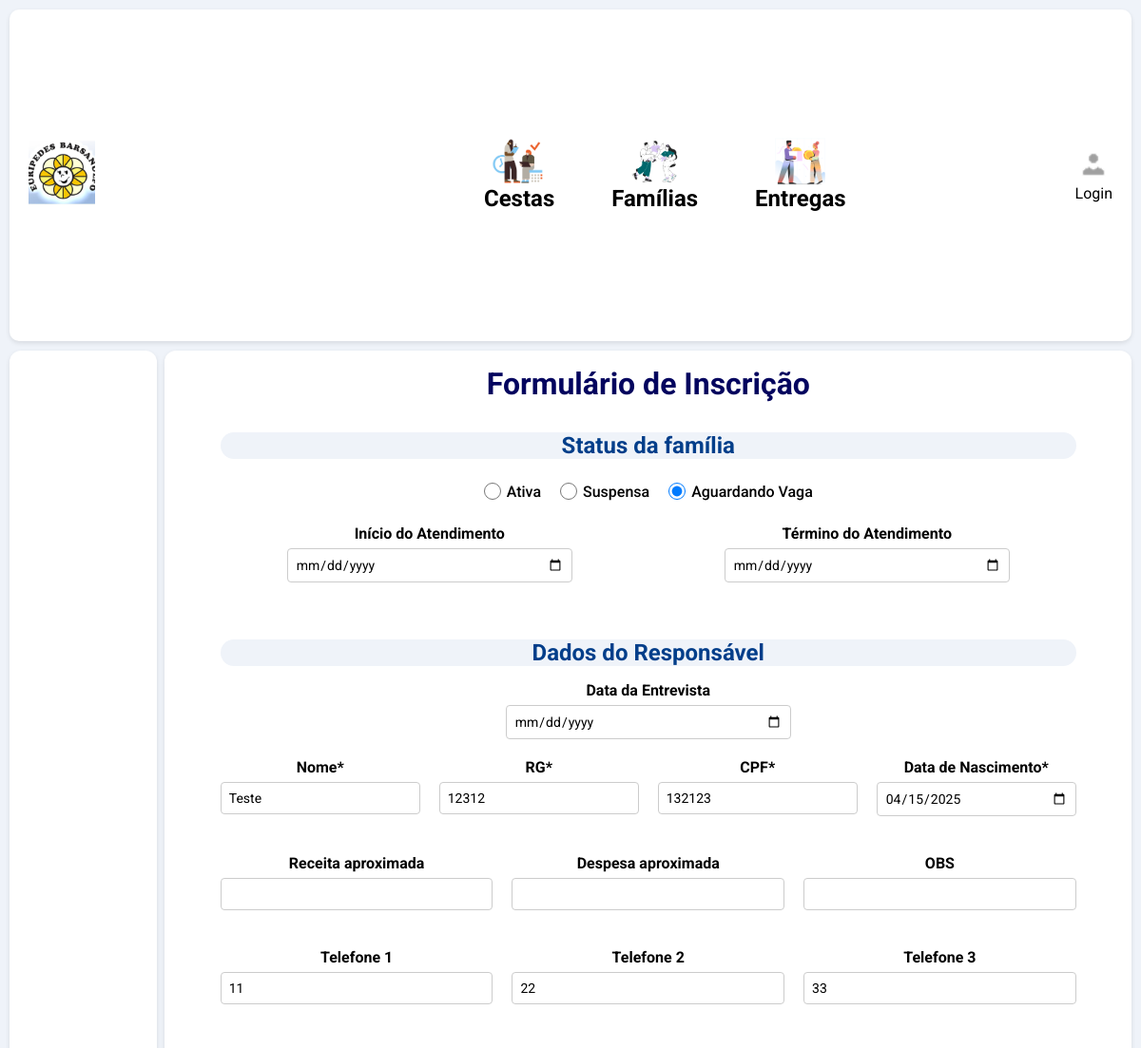
Before: /cadastro/familias/6/editar/ (upper part) with the older database file.
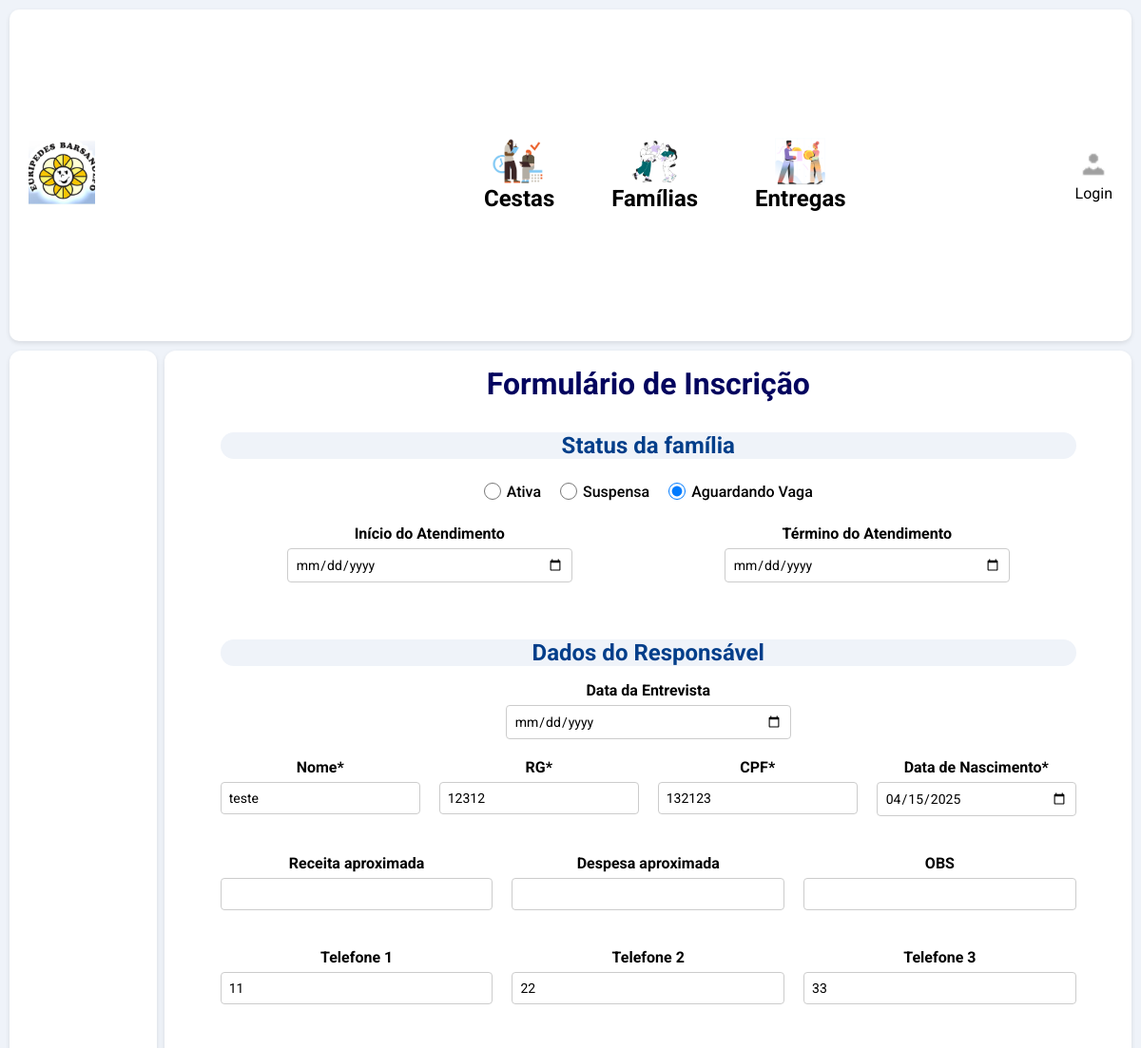
After: the same page with the newer database file.
### website/models.py (models this page shows, shortened)
class Familia(models.Model):
    STATUS_ATENDIMENTO_CHOICES = [
        ("Ativa", "Ativa"),
        ("Suspensa", "Suspensa"),
        ("Aguardando Vaga", "Aguardando Vaga"),
    ]
    status_atendimento = models.CharField(max_length=20, choices=STATUS_ATENDIMENTO_CHOICES, default="Aguardando Vaga")
    inicio_atendimento = models.DateField(null=True, blank=True)
    termino_atendimento = models.DateField(null=True, blank=True)
    data_entrevista = models.DateField(null=True, blank=True)
    nome = models.CharField(max_length=50)
    rg = models.CharField(max_length=12)
    cpf = models.CharField(max_length=14)
    data_nascimento = models.DateField()
    receita_apro = models.CharField(max_length=50, null=True, blank=True)
    despesa_apro = models.CharField(max_length=50, null=True, blank=True)
    obs_responsavel = models.CharField(max_length=50, null=True, blank=True)
    endereco = models.CharField(max_length=50)
    bairro = models.CharField(max_length=50)
    cidade = models.CharField(max_length=50)
    cep = models.CharField(max_length=9)
    ponto_referencia = models.CharField(max_length=50, null=True, blank=True)
    complemento = models.CharField(max_length=50, null=True, blank=True)
    data_visita = models.DateField(null=True, blank=True)
    LIXO_CHOICES = [
        ("Queima", "Queima"),
        ("Enterra", "Enterra"),
        ("Coleta", "Coleta"),
    ]
    lixo = models.CharField(max_length=50, choices=LIXO_CHOICES, null=True, blank=True)
    LIMPEZA_CASA_CHOICES = [
        ("Varre", "Varre"),
        ("Lava", "Lava"),
        ("Ambos", "Ambos"),
    ]
    limpeza_casa = models.CharField(max_length=50, choices=LIMPEZA_CASA_CHOICES, null=True, blank=True)
    obs_limpeza = models.CharField(max_length=2000, null=True, blank=True)
    AGUA_CHOICES = [
        ("Encanada", "Encanada"),
        ("Poço", "Poço"),
        ("Cisterna", "Cisterna"),
    ]
    agua = models.CharField(max_length=50, null=True, blank=True, choices=AGUA_CHOICES)
    ESGOTO_CHOICES = [
        ("Rede", "Rede"),
        ("Fossa", "Fossa"),
        ("Céu Aberto", "Céu Aberto"),
    ]
    esgoto = models.CharField(max_length=50, null=True, blank=True, choices=ESGOTO_CHOICES)
    obs_saneamento = models.CharField(max_length=2000, null=True, blank=True)
    TIPO_MORADIA_CHOICES = [
        ("Própria", "Própria"),
        ("Alugada", "Alugada"),
        ("Cedida", "Cedida"),
    ]
    tipo_moradia= models.CharField(max_length=20, null=True, blank=True, choices=TIPO_MORADIA_CHOICES)
    num_comodo = models.IntegerField(null=True, blank=True)
    num_moradores = models.IntegerField(null=True, blank=True)
    BANHEIRO_CHOICES = [
        ("Banheiro Externo", "Banheiro Externo"),
        ("Banheiro Interno", "Banheiro Interno"),
    ]
    banheiro = models.CharField(max_length=20, null=True, blank=True, choices=BANHEIRO_CHOICES)
    CONSTRUCAO_CHOICES = [
        ("Alvenaria", "Alvenaria"),
        ("Taipa", "Taipa"),
        ("Madeira", "Madeira"),
    ]
    construcao = models.CharField(max_length=50, null=True, blank=True, choices=CONSTRUCAO_CHOICES)
    televisor = models.BooleanField(null=True, blank=True)
    geladeira = models.BooleanField(null=True, blank=True)
    celular_smartphone_tablet = models.BooleanField(null=True, blank=True)
    aparelho_som = models.BooleanField(null=True, blank=True)
    maquina_lavar = models.BooleanField(null=True, blank=True)
    carro_moto = models.BooleanField(null=True, blank=True)
    dvd = models.BooleanField(null=True, blank=True)
    computador_notebook = models.BooleanField(null=True, blank=True)
    telefone_internet = models.BooleanField(null=True, blank=True)
    obs_gerais = models.TextField(max_length=2000, null=True, blank=True)

### website/views.py (the view)
# urls.py: path("cadastro/familias/<int:pk>/editar/", editar_familia, name="editar_familia"),
def editar_familia(request, pk):
    familia = get_object_or_404(Familia, pk=pk)
    if request.method == "POST":
        form      = FamiliaForm(request.POST, instance=familia)
        telefones = TelefoneFormSet(request.POST, instance=familia)
        parentes  = ParenteFormSet(request.POST, instance=familia)
        if form.is_valid() and telefones.is_valid() and parentes.is_valid():
            form.save()
            telefones.save()
            parentes.save()
            messages.success(request, "Dados atualizados com sucesso!")
            return redirect("lista_familias")
        messages.error(request, "Por favor, corrija os erros abaixo.")
    else:
        form      = FamiliaForm(instance=familia)
        telefones = TelefoneFormSet(instance=familia)
        parentes  = ParenteFormSet(instance=familia)
    return render(
        request,
        "formulario_familias.html",
        {"form": form, "formset": telefones, "parente_formset": parentes},
    )

### website/templates/formulario_familias.html (shortened to what this page needs)
{% load static %}
<!DOCTYPE html>
<html lang="en">
<head>
    <link rel="stylesheet" href="{% static 'css/daniel.css' %}" typer="css">
</head>
<body>
{% include 'includes/nav.html' %}
<div class="main-container">
    <div class="left-column">
    </div>
    <div class="right-column family-form">
        <div class="form-container">
            <form method="post" novalidate>
            <div class="h1-form">Formulário de Inscrição </div>
            <div class="form-section">
                <div class="h2-form">Status da família</div>
                <div class="status-options">
                {% for radio in form.status_atendimento %}
                    <label class="radio-item">
                    {{ radio.tag }}
                    <span>{{ radio.choice_label }}</span>
                    </label>
                 {% endfor %}
                </div>
                <div class="form-grid status">
                    <div class="form-group">
                        <label for="inicio_atendimento">Início do Atendimento</label>
                        {{ form.inicio_atendimento }}
                    </div>
                    <div class="form-group">
                        <label for="termino_atendimento">Término do Atendimento</label>
                        {{ form.termino_atendimento }}
                    </div>
                </div>
            </div>
            <div class="h2-form"> Dados do Responsável </div>
            <div class="form-section">
            <div class="form-grid entrevista">
                <div class="form-group">
                    <label for="data_entrevista">Data da Entrevista</label>
                    {{ form.data_entrevista }}
                </div>
            </div>
                <div class="form-grid">
                    <div class="form-group">
                        <label for="nome">Nome*</label>
                        {{ form.nome }}
                    </div>
                    <div class="form-group">
                        <label for="rg">RG*</label>
                        {{ form.rg }}
                    </div>
                    <div class="form-group">
                        <label for="cpf">CPF*</label>
                        {{ form.cpf }}
                    </div>
                    <div class="form-group">
                        <label for="data_nascimento">Data de Nascimento*</label>
                        {{ form.data_nascimento}}
                    </div>
                </div>
                <div class="form-grid">
                    <div class="form-group">
                        <label for="receita_apro">Receita aproximada</label>
                        {{ form.receita_apro }}
                    </div>
                    <div class="form-group">
                        <label for="despesa_apro">Despesa aproximada</label>
                        {{ form.despesa_apro }}
                    </div>
                    <div class="form-group">
                        <label for="obs_responsavel">OBS</label>
                        {{ form.obs_responsavel }}
                    </div>
                </div>
                <div class="form-grid telefone">
                    {% for telefone_form in formset %}
                      <div class="form-group">
                        <label for="{{ telefone_form.telefone.id_for_label }}">
                          Telefone {{ forloop.counter }}
                        </label>
                        {{ telefone_form.telefone }}
                      </div>
                    {% endfor %}
                </div>
            </div>
            </form>
            </div>
        </div>
    </div>
</body>
</html>

Changed rows visible on the page:
changed Familia: nome "Teste" → "teste"
